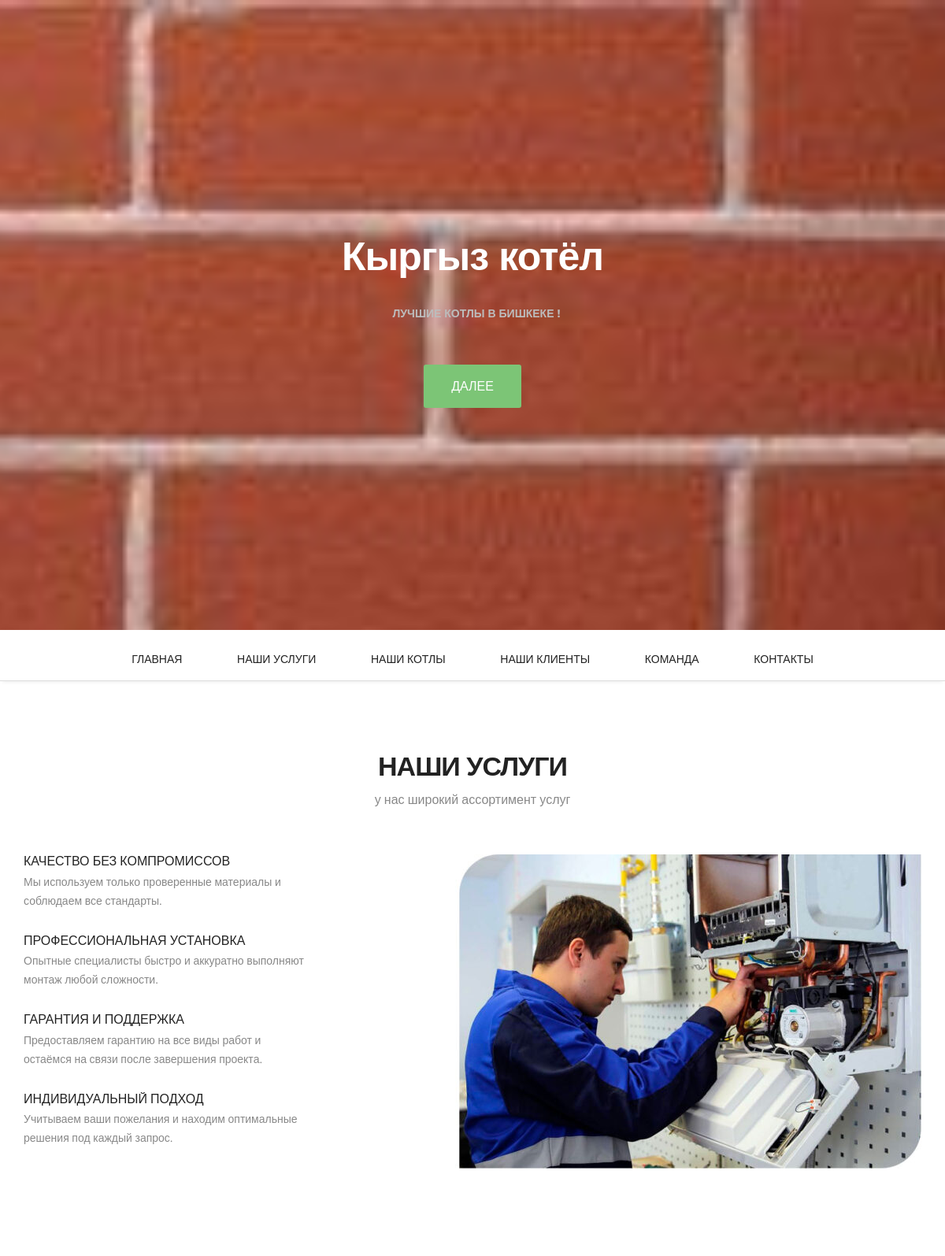
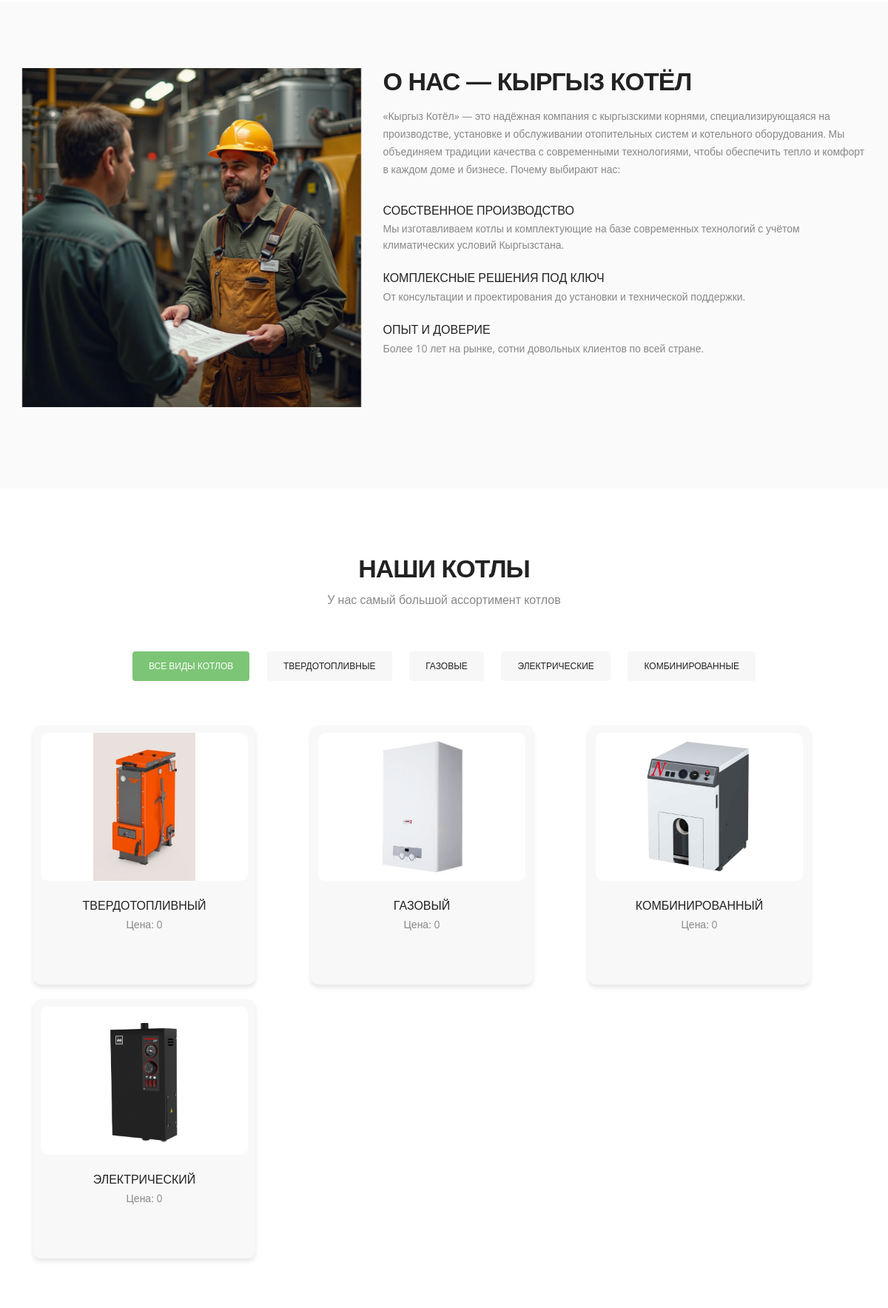
The page / (upper part) on the database its author committed (2 pictures, top to bottom).
### boiler/models.py (models this page shows, shortened)
class Title(models.Model):
    title = models.CharField(max_length=100, verbose_name='Название тайтла')
    description = models.TextField(max_length=300, verbose_name='Описание', default="Нет описания")
    class Meta:
        verbose_name = 'Описание главной страницы'
        verbose_name_plural = 'Описания главной страницы'

class TitleSecondPage(models.Model):
    title_second = models.CharField(max_length=100, verbose_name='Название тайтла')
    description_second = models.TextField(max_length=300, verbose_name='Описание', default="Нет описания")
    class Meta:
        verbose_name = 'Наша услуга'
        verbose_name_plural = 'Наши услуги'  # Добавлено

class Section(models.Model):
    first_title = models.CharField(max_length=100, verbose_name='Название тайтла 1')
    first_description = models.TextField(max_length=300, verbose_name='Описание 1', default="Нет описания")
    second_title = models.CharField(max_length=100, verbose_name='Название тайтла 2')
    second_description = models.TextField(max_length=300, verbose_name='Описание 2', default="Нет описания")
    third_title = models.CharField(max_length=100, verbose_name='Название тайтла 3')
    third_description = models.TextField(max_length=300, verbose_name='Описание 3', default="Нет описания")
    fourth_title = models.CharField(max_length=100, verbose_name='Название тайтла 4')
    fourth_description = models.TextField(max_length=300, verbose_name='Описание 4', default="Нет описания")
    class Meta:
        verbose_name = 'Наша услуга главная страница'
        verbose_name_plural = 'Наши услуги главная страница'

class UnifiedImage(models.Model):
    IMAGE_TYPE_CHOICES = [
        ('main_bg', 'Фон главной страницы'),
        ('upload', 'Просто изображение'),
        ('second_bg', 'Фон следующей страницы'),
    ]
    image = models.ImageField(upload_to='unified_images/', verbose_name="Изображение")
    image_type = models.CharField(max_length=20, choices=IMAGE_TYPE_CHOICES, verbose_name="Тип изображения")
    class Meta:
        verbose_name = "Объединённое изображение"
        verbose_name_plural = "Объединённые изображения"

class Feature(models.Model):
    title1 = models.CharField(max_length=255, verbose_name="Заголовок 1 (h2)")
    description1 = models.TextField(verbose_name="Описание 1 (p)")
    title2 = models.CharField(max_length=255, verbose_name="Заголовок 2 (h3)")
    description2 = models.TextField(verbose_name="Описание 2 (p)")
    title3 = models.CharField(max_length=255, verbose_name="Заголовок 3 (h3)")
    description3 = models.TextField(verbose_name="Описание 3 (p)")
    title4 = models.CharField(max_length=255, verbose_name="Заголовок 4 (h3)")
    description4 = models.TextField(verbose_name="Описание 4 (p)")
    class Meta:
        verbose_name = "Наша услуга 2-я страница"
        verbose_name_plural = "Наши услуги 2-я страница"

class Product(models.Model):
    FIRST = 'твердотопливные'
    SECOND = 'газовые'
    THIRD = 'электрические'
    FOURTH = 'комбинированные'
    CHOICE_GROUP = [
        (FIRST, 'твердотопливные'),
        (SECOND, 'газовые'),
        (THIRD, 'электрические'),
        (FOURTH, 'комбинированные'),
    ]
    name = models.CharField(max_length=100, verbose_name="Название")
    description = models.TextField(verbose_name="Описание")
    price = models.IntegerField(verbose_name="Цена")
    availability = models.BooleanField(verbose_name="Наличие")
    group = models.CharField(max_length=50, choices=CHOICE_GROUP, default=FIRST, verbose_name="Категория")
    img = models.ImageField(default='no_image.png', upload_to='img/', verbose_name="Изображение")
    class Meta:
        verbose_name = 'Наш Котел'
        verbose_name_plural = 'Наши Котлы'

### boiler/views.py (the view)
# urls.py: path('', views.index, name='index'),  # Главная страница
def index(request):
    title = Title.objects.all()
    text_description = Title.objects.values_list('description', flat=True)
    title_second = TitleSecondPage.objects.all()
    description_second = TitleSecondPage.objects.values_list('description_second', flat=True)
    sections = Section.objects.all()
    product = Product.objects.all()
    feature = Feature.objects.first()
    clients = Client.objects.all()
    contacts = ContactForm.objects.first()
    teammates = Teammate.objects.all()
    main_bg = UnifiedImage.objects.filter(image_type='main_bg').first()
    upload_img = UnifiedImage.objects.filter(image_type='upload').first()
    second_bg = UnifiedImage.objects.filter(image_type='second_bg').first()
    context = {
        'title': title,
        'description': text_description,
        'title_second': title_second,
        'description_second': description_second,
        'sections': sections,
        'product': product,
        'feature': feature,
        'main_bg': main_bg,
        'upload_img': upload_img,
        'second_bg': second_bg,
        'clients': clients,
        'contacts': contacts,
        'teammates': teammates,
    }
    return render(request, 'boiler/index.html', context)

### boiler/templates/boiler/index.html (shortened to what this page needs)
 <!DOCTYPE html>
<html lang="en">
<head>
    {% load static %}
  	<link href="{% static 'css/bootstrap.css' %}" rel="stylesheet" type="text/css">
	<link href="{% static 'css/style.css' %}" rel="stylesheet" type="text/css">
	<link href="{% static 'css/font-awesome.css' %}" rel="stylesheet" type="text/css">
	<link href="{% static 'css/responsive.css' %}" rel="stylesheet" type="text/css">
	<link href="{% static 'css/magnific-popup.css' %}" rel="stylesheet" type="text/css">
	<link href="{% static 'css/animate.css' %}" rel="stylesheet" type="text/css">
</head>
<body>
	<header class="header" id="header">
		{% for post in title %}
			<div class="container">
				<h1 class="animated fadeInDown delay-07s"><strong>{{ post.title }}</strong></h1>
				<ul class="we-create animated fadeInUp delay-1s">
					<li><strong>{{ post.description }}</strong></li>
				</ul>
				<a class="link animated fadeInUp delay-1s servicelink" href="#service">далее</a>
			</div>
		{% endfor %}
	</header>
	<nav class="main-nav-outer" id="test">
		<div class="container">
			<ul class="main-nav">
				<li><a href="#header">Главная</a></li>
				<li><a href="#service">наши услуги</a></li>
				<li><a href="#Portfolio">наши котлы</a></li>
				<li><a href="#client">наши клиенты</a></li>
				<li><a href="#team">команда</a></li>
				<li><a href="#contact">контакты</a></li>
			</ul>
		</div>
	</nav>
	<section class="main-section" id="service">
		{% for post in title_second %}
			<div class="container">
				<h2>{{ post.title_second }}</h2>
				<h6>{{ post.description_second }}</h6>
				<div class="row">
					<div class="col-lg-4 col-sm-6 wow fadeInLeft delay-05s">
						<div class="service-list">
							{% for post in sections %}
								<div class="service-list-col2">
									<h3>{{ post.first_title }}</h3>
									<p>{{ post.first_description }}</p>
								</div>
							{% endfor %}
						</div>
						<div class="service-list">
							{% for post in sections %}
								<div class="service-list-col2">
									<h3>{{ post.second_title }}</h3>
									<p>{{ post.second_description }}</p>
								</div>
							{% endfor %}
						</div>
						<div class="service-list">
							{% for post in sections %}
								<div class="service-list-col2">
									<h3>{{ post.third_title }}</h3>
									<p>{{ post.third_description }}</p>
								</div>
							{% endfor %}
						</div>
						<div class="service-list">
							{% for post in sections %}
								<div class="service-list-col2">
									<h3>{{ post.fourth_title }}</h3>
									<p>{{ post.fourth_description }}</p>
								</div>
							{% endfor %}
						</div>
					</div>
						<figure class="col-lg-8 col-sm-6 text-right wow fadeInUp delay-02s">
							{% if upload_img %}
								<img src="{{ upload_img.image.url }}" alt="Картинка">
							{% endif %}
						</figure>
				</div>
			</div>
		{% endfor %}
	</section>
	<section class="main-section alabaster">
		<div class="container">
			<div class="row">
				<figure class="col-lg-5 col-sm-4 wow fadeInLeft">
					{% if second_bg %}
						<img src="{{ second_bg.image.url }}" alt="Картинка 3">
					{% endif %}
				</figure>
				<div class="col-lg-7 col-sm-8 featured-work">
					<h2>{{ feature.title1 }}</h2>
					<p class="padding-b">{{ feature.description1 }}</p>
					<div class="featured-box">
						<div class="featured-box-col2 wow fadeInRight delay-02s">
							<h3>{{ feature.title2 }}</h3>
							<p>{{ feature.description2 }}</p>
						</div>
					</div>
					<div class="featured-box">
						<div class="featured-box-col2 wow fadeInRight delay-04s">
							<h3>{{ feature.title3 }}</h3>
							<p>{{ feature.description3 }}</p>
						</div>
					</div>
					<div class="featured-box">
						<div class="featured-box-col2 wow fadeInRight delay-06s">
							<h3>{{ feature.title4 }}</h3>
							<p>{{ feature.description4 }}</p>
						</div>
					</div>
				</div>
			</div>
		</div>
	</section>
	<section class="main-section paddind" id="Portfolio">
		<div class="container">
			<h2>Наши котлы</h2>
			<h6>У нас самый большой ассортимент котлов</h6>
			<div class="portfolioFilter">
				<ul class="Portfolio-nav wow fadeIn delay-02s">
					<li><a href="#" data-filter="*" class="current">Все виды котлов</a></li>
					<li><a href="#" data-filter=".branding">твердотопливные</a></li>
					<li><a href="#" data-filter=".webdesign">газовые</a></li>
					<li><a href="#" data-filter=".printdesign">электрические</a></li>
					<li><a href="#" data-filter=".photography">комбинированные</a></li>
				</ul>
			</div>
		</div>
		<div class="portfolioContainer wow fadeInUp delay-04s">
			{% for post in product %}
				{% if post.availability %}
					{% if post.group == 'твердотопливные' %}
						<div class="Portfolio-box branding">
							<a href="{{ post.img.url }}" target="_blank">
								<img src="{{ post.img.url }}" alt="">
							</a>
							<h3>{{ post.name }}</h3>
							<p>Цена: {{ post.price }}</p>
						</div>
					{% elif post.group == 'газовые' %}
						<div class="Portfolio-box webdesign">
							<a href="{{ post.img.url }}" target="_blank">
								<img src="{{ post.img.url }}" alt="">
							</a>
							<h3>{{ post.name }}</h3>
							<p>Цена: {{ post.price }}</p>
						</div>
					{% elif post.group == 'электрические' %}
						<div class="Portfolio-box printdesign">
							<a href="{{ post.img.url }}" target="_blank">
								<img src="{{ post.img.url }}" alt="">
							</a>
							<h3>{{ post.name }}</h3>
							<p>Цена: {{ post.price }}</p>
						</div>
					{% else %}
						<div class="Portfolio-box photography">
							<a href="{{ post.img.url }}" target="_blank">
								<img src="{{ post.img.url }}" alt="">
							</a>
							<h3>{{ post.name }}</h3>
							<p>Цена: {{ post.price }}</p>
						</div>
					{% endif %}
				{% endif %}
			{% endfor %}
		</div>
	</section>
</body>
</html>

### boiler/static/css/responsive.css (style rules this page uses)
@media only screen and (min-width: 992px) { .service-list { margin-bottom:30px; } }
@media only screen and (min-width: 992px) { .main-nav { display:block !important; } }

### rows shown on the page
Title: title "Кыргыз котёл", description "ЛУЧШИЕ КОТЛЫ В БИШКЕКЕ !"
TitleSecondPage: title_second "НАШИ УСЛУГИ", description_second "у нас широкий ассортимент услуг", image (picture)
Section: first_title "КАЧЕСТВО БЕЗ КОМПРОМИССОВ", first_description "Мы используем только проверенные материалы и соблюдаем все стандарты.", second_title "ПРОФЕССИОНАЛЬНАЯ УСТАНОВКА", second_description "Опытные специалисты быстро и аккуратно выполняют монтаж любой сложности.", third_title "ГАРАНТИЯ И ПОДДЕРЖКА", third_description "Предоставляем гарантию на все виды работ и остаёмся на связи после завершения проекта.", fourth_title "ИНДИВИДУАЛЬНЫЙ ПОДХОД", fourth_description "Учитываем ваши пожелания и находим оптимальные решения под каждый запрос."
UnifiedImage: image (picture)
Feature: title1 "О НАС — КЫРГЫЗ КОТЁЛ", description1 "«Кыргыз Котёл» — это надёжная компания с кыргызскими корнями, специализирующаяся на производстве, установке и обслуживании отопительных систем и котельного оборудования. Мы объединяем традиции качества с современными технологиями, чтобы обеспечить тепло и комфорт в каждом доме и бизнесе. Почему выбирают нас:", title2 "СОБСТВЕННОЕ ПРОИЗВОДСТВО", description2 "Мы изготавливаем котлы и комплектующие на базе современных технологий с учётом климатических условий Кыргызстана.", title3 "КОМПЛЕКСНЫЕ РЕШЕНИЯ ПОД КЛЮЧ", description3 "От консультации и проектирования до установки и технической поддержки.", title4 "ОПЫТ И ДОВЕРИЕ", description4 "Более 10 лет на рынке, сотни довольных клиентов по всей стране."
Product: img (picture), name "ТВЕРДОТОПЛИВНЫЙ", price "0"
Product: img (picture), name "ГАЗОВЫЙ", price "0"
Product: img (picture), name "КОМБИНИРОВАННЫЙ", price "0"
Product: img (picture), name "ЭЛЕКТРИЧЕСКИЙ", price "0"
